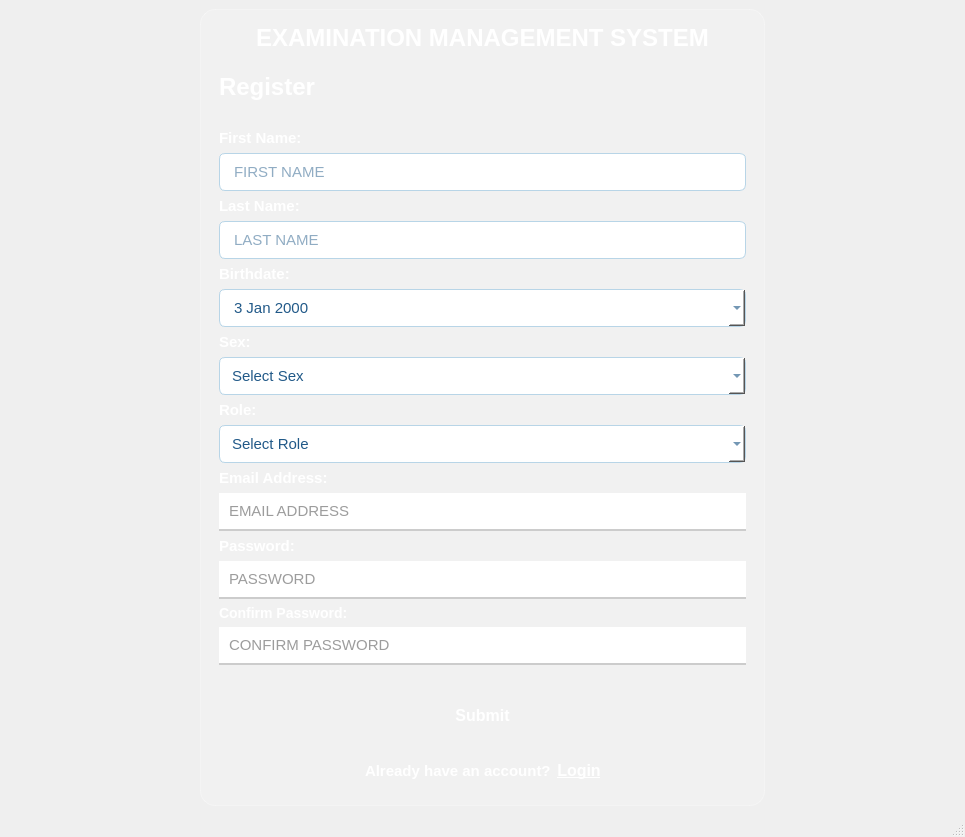
<?xml version="1.0" encoding="UTF-8"?>
<ui version="4.0">
 <class>MainWindow</class>
 <widget class="QMainWindow" name="MainWindow">
  <property name="geometry">
   <rect>
    <x>0</x>
    <y>0</y>
    <width>965</width>
    <height>837</height>
   </rect>
  </property>
  <property name="minimumSize">
   <size>
    <width>765</width>
    <height>637</height>
   </size>
  </property>
  <property name="windowTitle">
   <string>MainWindow</string>
  </property>
  <property name="styleSheet">
   <string notr="true">QMainWindow {
	border-image: url(:/image/BG.png);
    background: qlineargradient(spread:pad, x1:0, y1:0, x2:1, y2:1, 
                                stop:0 #215988, stop:0.5 #3373B9, stop:1 #F9883C);
}
</string>
  </property>
  <property name="toolButtonStyle">
   <enum>Qt::ToolButtonFollowStyle</enum>
  </property>
  <widget class="QWidget" name="centralwidget">
   <layout class="QGridLayout" name="gridLayout_4">
    <item row="1" column="2">
     <spacer name="horizontalSpacer_4">
      <property name="orientation">
       <enum>Qt::Horizontal</enum>
      </property>
      <property name="sizeHint" stdset="0">
       <size>
        <width>40</width>
        <height>20</height>
       </size>
      </property>
     </spacer>
    </item>
    <item row="2" column="1">
     <spacer name="verticalSpacer_6">
      <property name="orientation">
       <enum>Qt::Vertical</enum>
      </property>
      <property name="sizeHint" stdset="0">
       <size>
        <width>20</width>
        <height>40</height>
       </size>
      </property>
     </spacer>
    </item>
    <item row="0" column="1">
     <spacer name="verticalSpacer_5">
      <property name="orientation">
       <enum>Qt::Vertical</enum>
      </property>
      <property name="sizeHint" stdset="0">
       <size>
        <width>20</width>
        <height>40</height>
       </size>
      </property>
     </spacer>
    </item>
    <item row="1" column="0">
     <spacer name="horizontalSpacer_3">
      <property name="orientation">
       <enum>Qt::Horizontal</enum>
      </property>
      <property name="sizeHint" stdset="0">
       <size>
        <width>40</width>
        <height>20</height>
       </size>
      </property>
     </spacer>
    </item>
    <item row="1" column="1">
     <widget class="QFrame" name="frame">
      <property name="styleSheet">
       <string notr="true">QFrame {
    background-color: rgba(255, 255, 255, 0.15); /* Light transparency */
    border: 1px solid rgba(255, 255, 255, 0.3); /* Subtle border */
    border-radius: 15px;
    backdrop-filter: blur(12px); /* Blur effect */
}
</string>
      </property>
      <property name="frameShape">
       <enum>QFrame::StyledPanel</enum>
      </property>
      <property name="frameShadow">
       <enum>QFrame::Raised</enum>
      </property>
      <layout class="QGridLayout" name="gridLayout_3">
       <item row="3" column="0" colspan="3">
        <widget class="QFrame" name="frame_2">
         <property name="styleSheet">
          <string notr="true">QFrame {
    background: transparent;
    border: none;
    border-radius: 15px; /* Keep rounded corners */
}
</string>
         </property>
         <property name="frameShape">
          <enum>QFrame::StyledPanel</enum>
         </property>
         <property name="frameShadow">
          <enum>QFrame::Raised</enum>
         </property>
         <property name="lineWidth">
          <number>1</number>
         </property>
         <layout class="QGridLayout" name="gridLayout">
          <item row="0" column="0">
           <widget class="QLabel" name="label">
            <property name="styleSheet">
             <string notr="true">QLabel{
    font-size: 24px;
    font-weight: bold;
    color: white; /* Dark blue/gray for a modern look */
    background: transparent;
	border: none;
}
</string>
            </property>
            <property name="text">
             <string>Register</string>
            </property>
            <property name="alignment">
             <set>Qt::AlignLeading|Qt::AlignLeft|Qt::AlignVCenter</set>
            </property>
           </widget>
          </item>
          <item row="1" column="0">
           <spacer name="verticalSpacer_2">
            <property name="orientation">
             <enum>Qt::Vertical</enum>
            </property>
            <property name="sizeHint" stdset="0">
             <size>
              <width>20</width>
              <height>40</height>
             </size>
            </property>
           </spacer>
          </item>
          <item row="2" column="0">
           <widget class="QLabel" name="label_2">
            <property name="styleSheet">
             <string notr="true">QLabel{
    font-size: 15px;
    font-weight: bold;
    color: white; /* Dark blue/gray for a modern look */
    background: transparent;
	border: none;
}
</string>
            </property>
            <property name="text">
             <string>First Name:</string>
            </property>
           </widget>
          </item>
          <item row="3" column="0">
           <widget class="QLineEdit" name="lineEdit">
            <property name="styleSheet">
             <string notr="true">QLineEdit {
    background-color: white;
    border: 1px solid #B8D5E7;
    border-radius: 6px;
    padding: 8px 12px;
    font-size: 15px;
    color: #215988;
    selection-background-color: #FF5929;
    transition: border-color 0.3s ease, box-shadow 0.3s ease;
}

QLineEdit:focus {
    border: 1px solid #FF5929;
    box-shadow: 0px 0px 5px rgba(255, 89, 41, 0.3);
    background-color: white;
}</string>
            </property>
            <property name="inputMethodHints">
             <set>Qt::ImhNone</set>
            </property>
            <property name="text">
             <string/>
            </property>
            <property name="placeholderText">
             <string>FIRST NAME</string>
            </property>
           </widget>
          </item>
          <item row="4" column="0">
           <widget class="QLabel" name="label_3">
            <property name="styleSheet">
             <string notr="true">QLabel{
    font-size: 15px;
    font-weight: bold;
    color: white; /* Dark blue/gray for a modern look */
    background: transparent;
	border: none;
}
</string>
            </property>
            <property name="text">
             <string>Last Name:</string>
            </property>
           </widget>
          </item>
          <item row="5" column="0">
           <widget class="QLineEdit" name="lineEdit_2">
            <property name="styleSheet">
             <string notr="true">QLineEdit {
    background-color: white;
    border: 1px solid #B8D5E7;
    border-radius: 6px;
    padding: 8px 12px;
    font-size: 15px;
    color: #215988;
    selection-background-color: #FF5929;
    transition: border-color 0.3s ease, box-shadow 0.3s ease;
}

QLineEdit:focus {
    border: 1px solid #FF5929;
    box-shadow: 0px 0px 5px rgba(255, 89, 41, 0.3);
    background-color: white;
}</string>
            </property>
            <property name="text">
             <string/>
            </property>
            <property name="placeholderText">
             <string>LAST NAME</string>
            </property>
           </widget>
          </item>
          <item row="6" column="0">
           <widget class="QLabel" name="label_7">
            <property name="styleSheet">
             <string notr="true">QLabel{
    font-size: 15px;
    font-weight: bold;
    color: white; /* Dark blue/gray for a modern look */
    background: transparent;
	border: none;
}
</string>
            </property>
            <property name="text">
             <string>Birthdate:</string>
            </property>
           </widget>
          </item>
          <item row="7" column="0">
           <widget class="QDateEdit" name="dateEdit">
            <property name="styleSheet">
             <string notr="true">QLineEdit, QDateEdit {
    background-color: white;
    border: 1px solid #B8D5E7;
    border-radius: 6px;
    padding: 8px 12px;
    font-size: 15px;
    color: #215988;
    selection-background-color: #FF5929;
    transition: border-color 0.3s ease, box-shadow 0.3s ease;
}

QLineEdit:focus, QDateEdit:focus {
    border: 1px solid #FF5929;
    box-shadow: 0px 0px 5px rgba(255, 89, 41, 0.3);
    background-color: white;
}

/* Ensure QDateEdit's calendar popup remains default (white) */
QCalendarWidget {
    background-color: white;
}
</string>
            </property>
            <property name="calendarPopup">
             <bool>true</bool>
            </property>
            <property name="date">
             <date>
              <year>2000</year>
              <month>1</month>
              <day>3</day>
             </date>
            </property>
           </widget>
          </item>
          <item row="8" column="0">
           <widget class="QLabel" name="label_5">
            <property name="styleSheet">
             <string notr="true">QLabel{
    font-size: 15px;
    font-weight: bold;
    color: white; /* Dark blue/gray for a modern look */
    background: transparent;
	border: none;
}
</string>
            </property>
            <property name="inputMethodHints">
             <set>Qt::ImhUppercaseOnly</set>
            </property>
            <property name="text">
             <string>Sex:</string>
            </property>
           </widget>
          </item>
          <item row="9" column="0">
           <widget class="QComboBox" name="comboBox">
            <property name="styleSheet">
             <string notr="true">QComboBox {
    background-color: white;
    border: 1px solid #B8D5E7;
    border-radius: 6px;
    padding: 8px 12px;
    font-size: 15px;
    color: #215988;
    selection-background-color: #FF5929;
    transition: border-color 0.3s ease, box-shadow 0.3s ease;
}

/* Highlight effect when focused */
QComboBox:focus {
    border: 1px solid #FF5929;
    box-shadow: 0px 0px 5px rgba(255, 89, 41, 0.3);
    background-color: white;
}

/* Style the popup list */
QComboBox QAbstractItemView {
    background: white;
    border: 1px solid #B8D5E7;
    selection-background-color: #FF5929;
    color: #21
}</string>
            </property>
            <item>
             <property name="text">
              <string>Select Sex</string>
             </property>
            </item>
            <item>
             <property name="text">
              <string>Male</string>
             </property>
            </item>
            <item>
             <property name="text">
              <string>Female</string>
             </property>
            </item>
           </widget>
          </item>
          <item row="10" column="0">
           <widget class="QLabel" name="label_6">
            <property name="styleSheet">
             <string notr="true">QLabel{
    font-size: 15px;
    font-weight: bold;
    color: white; /* Dark blue/gray for a modern look */
    background: transparent;
	border: none;
}
</string>
            </property>
            <property name="text">
             <string>Role:</string>
            </property>
           </widget>
          </item>
          <item row="11" column="0">
           <widget class="QComboBox" name="comboBox_2">
            <property name="contextMenuPolicy">
             <enum>Qt::DefaultContextMenu</enum>
            </property>
            <property name="styleSheet">
             <string notr="true">QComboBox {
    background-color: white;
    border: 1px solid #B8D5E7;
    border-radius: 6px;
    padding: 8px 12px;
    font-size: 15px;
    color: #215988;
    selection-background-color: #FF5929;
    transition: border-color 0.3s ease, box-shadow 0.3s ease;
}

/* Highlight effect when focused */
QComboBox:focus {
    border: 1px solid #FF5929;
    box-shadow: 0px 0px 5px rgba(255, 89, 41, 0.3);
    background-color: white;

}

/* Style the popup list */
QComboBox QAbstractItemView {
    background: white;
    border: 1px solid #B8D5E7;
    selection-background-color: #FF5929;
    color: #21
}</string>
            </property>
            <item>
             <property name="text">
              <string>Select Role</string>
             </property>
            </item>
            <item>
             <property name="text">
              <string>Faculty</string>
             </property>
            </item>
            <item>
             <property name="text">
              <string>Student</string>
             </property>
            </item>
           </widget>
          </item>
          <item row="12" column="0">
           <widget class="QLabel" name="label_4">
            <property name="styleSheet">
             <string notr="true">QLabel{
    font-size: 15px;
    font-weight: bold;
    color: white; /* Dark blue/gray for a modern look */
    background: transparent;
	border: none;
}
</string>
            </property>
            <property name="text">
             <string>Email Address:</string>
            </property>
           </widget>
          </item>
          <item row="13" column="0">
           <widget class="QLineEdit" name="lineEdit_3">
            <property name="styleSheet">
             <string notr="true">QLineEdit {
    background-color: white; /* Clean white background */
    border: none; /* No full border */
    border-bottom: 2px solid #ccc; /* Light gray bottom border */
    border-radius: 0px; /* No rounded corners on the bottom */
    padding: 8px;
    font-size: 15px;
    font-family: &quot;Poppins&quot;, &quot;Arial&quot;, &quot;Helvetica&quot;, sans-serif; /* Use Poppins, fallback to Arial or Helvetica */
    color: #3a3a3a;
    selection-background-color: #3aa6b9; /* Cyan-blue highlight when text is selected */
}

QLineEdit:focus {
    border-bottom: 2px solid #3aa6b9; /* Changes bottom border color when focused */
    background-color: white; /* Keep background white */
    color: #3a3a3a;
}
</string>
            </property>
            <property name="text">
             <string/>
            </property>
            <property name="placeholderText">
             <string>EMAIL ADDRESS</string>
            </property>
           </widget>
          </item>
          <item row="14" column="0">
           <widget class="QLabel" name="label_8">
            <property name="styleSheet">
             <string notr="true">QLabel{
    font-size: 15px;
    font-weight: bold;
    color: white; /* Dark blue/gray for a modern look */
    background: transparent;
	border: none;
}
</string>
            </property>
            <property name="text">
             <string>Password:</string>
            </property>
           </widget>
          </item>
          <item row="15" column="0">
           <widget class="QLineEdit" name="lineEdit_4">
            <property name="styleSheet">
             <string notr="true">QLineEdit {
    background-color: white; /* Clean white background */
    border: none; /* No full border */
    border-bottom: 2px solid #ccc; /* Light gray bottom border */
    border-radius: 0px; /* No rounded corners on the bottom */
    padding: 8px;
    font-size: 15px;
    font-family: &quot;Poppins&quot;, &quot;Arial&quot;, &quot;Helvetica&quot;, sans-serif; /* Use Poppins, fallback to Arial or Helvetica */
    color: #3a3a3a;
    selection-background-color: #3aa6b9; /* Cyan-blue highlight when text is selected */
}

QLineEdit:focus {
    border-bottom: 2px solid #3aa6b9; /* Changes bottom border color when focused */
    background-color: white; /* Keep background white */
    color: #3a3a3a;
}
</string>
            </property>
            <property name="text">
             <string/>
            </property>
            <property name="placeholderText">
             <string>PASSWORD</string>
            </property>
           </widget>
          </item>
          <item row="16" column="0">
           <widget class="QLabel" name="label_9">
            <property name="styleSheet">
             <string notr="true">QLabel{
    font-size: 14px;
    font-weight: bold;
    color: white; /* Dark blue/gray for a modern look */
    background: transparent;
	border: none;
}
</string>
            </property>
            <property name="text">
             <string>Confirm Password:</string>
            </property>
           </widget>
          </item>
          <item row="17" column="0">
           <widget class="QLineEdit" name="lineEdit_5">
            <property name="styleSheet">
             <string notr="true">QLineEdit {
    background-color: white; /* Clean white background */
    border: none; /* No full border */
    border-bottom: 2px solid #ccc; /* Light gray bottom border */
    border-radius: 0px; /* No rounded corners on the bottom */
    padding: 8px;
    font-size: 15px;
    font-family: &quot;Poppins&quot;, &quot;Arial&quot;, &quot;Helvetica&quot;, sans-serif; /* Use Poppins, fallback to Arial or Helvetica */
    color: #3a3a3a;
    selection-background-color: #3aa6b9; /* Cyan-blue highlight when text is selected */
}

QLineEdit:focus {
    border-bottom: 2px solid #3aa6b9; /* Changes bottom border color when focused */
    background-color: white; /* Keep background white */
    color: #3a3a3a;
}
</string>
            </property>
            <property name="text">
             <string/>
            </property>
            <property name="placeholderText">
             <string>CONFIRM PASSWORD</string>
            </property>
           </widget>
          </item>
          <item row="18" column="0">
           <spacer name="verticalSpacer_9">
            <property name="orientation">
             <enum>Qt::Vertical</enum>
            </property>
            <property name="sizeHint" stdset="0">
             <size>
              <width>20</width>
              <height>40</height>
             </size>
            </property>
           </spacer>
          </item>
          <item row="19" column="0">
           <widget class="QPushButton" name="pushButton">
            <property name="styleSheet">
             <string notr="true">QPushButton {
    background-color: qlineargradient(spread:pad, x1:0, y1:0, x2:0, y2:1, 
                                      stop:0 #1E5CFF, stop:1 #004DFF);
    color: white;
    border-radius: 20px;
	padding: 12px 18px;
    font-size: 16px;
    font-weight: bold;
    border: none;
}

QPushButton:hover {
    background-color: qlineargradient(spread:pad, x1:0, y1:0, x2:0, y2:1, 
                                      stop:0 #004DFF, stop:1 #003BB8);
}

QPushButton:pressed {
    background-color: #003BB8;
    transform: scale(0.98);
}
</string>
            </property>
            <property name="text">
             <string>Submit</string>
            </property>
           </widget>
          </item>
         </layout>
        </widget>
       </item>
       <item row="0" column="1">
        <spacer name="verticalSpacer_4">
         <property name="orientation">
          <enum>Qt::Vertical</enum>
         </property>
         <property name="sizeHint" stdset="0">
          <size>
           <width>20</width>
           <height>40</height>
          </size>
         </property>
        </spacer>
       </item>
       <item row="1" column="0">
        <spacer name="horizontalSpacer_8">
         <property name="orientation">
          <enum>Qt::Horizontal</enum>
         </property>
         <property name="sizeHint" stdset="0">
          <size>
           <width>40</width>
           <height>20</height>
          </size>
         </property>
        </spacer>
       </item>
       <item row="1" column="1">
        <widget class="QLabel" name="label_10">
         <property name="styleSheet">
          <string notr="true">QLabel {
    background: none; /* No background, blends with UI */
    color: white; /* Darker shade of blue */
    font-size: 24px; /* Large text for emphasis */
    font-weight: bold; /* Make it stand out */
    font-family: &quot;Poppins&quot;, &quot;Arial&quot;, &quot;Helvetica&quot;, sans-serif; /* Poppins with fallbacks */
    border: none; /* No border */
    text-align: center; /* Center the text */
}
</string>
         </property>
         <property name="text">
          <string>EXAMINATION MANAGEMENT SYSTEM</string>
         </property>
         <property name="alignment">
          <set>Qt::AlignCenter</set>
         </property>
        </widget>
       </item>
       <item row="2" column="1">
        <spacer name="verticalSpacer_3">
         <property name="orientation">
          <enum>Qt::Vertical</enum>
         </property>
         <property name="sizeHint" stdset="0">
          <size>
           <width>20</width>
           <height>40</height>
          </size>
         </property>
        </spacer>
       </item>
       <item row="1" column="2">
        <spacer name="horizontalSpacer_9">
         <property name="orientation">
          <enum>Qt::Horizontal</enum>
         </property>
         <property name="sizeHint" stdset="0">
          <size>
           <width>40</width>
           <height>20</height>
          </size>
         </property>
        </spacer>
       </item>
       <item row="5" column="1">
        <spacer name="verticalSpacer">
         <property name="orientation">
          <enum>Qt::Vertical</enum>
         </property>
         <property name="sizeHint" stdset="0">
          <size>
           <width>20</width>
           <height>40</height>
          </size>
         </property>
        </spacer>
       </item>
       <item row="4" column="0" colspan="3">
        <widget class="QFrame" name="frame_3">
         <property name="styleSheet">
          <string notr="true">QFrame {
    background: transparent;
    border: none;
    border-radius: 15px; /* Keep rounded corners */
}
</string>
         </property>
         <property name="frameShape">
          <enum>QFrame::StyledPanel</enum>
         </property>
         <property name="frameShadow">
          <enum>QFrame::Raised</enum>
         </property>
         <layout class="QGridLayout" name="gridLayout_2">
          <item row="0" column="0">
           <spacer name="horizontalSpacer">
            <property name="orientation">
             <enum>Qt::Horizontal</enum>
            </property>
            <property name="sizeHint" stdset="0">
             <size>
              <width>40</width>
              <height>20</height>
             </size>
            </property>
           </spacer>
          </item>
          <item row="0" column="3">
           <spacer name="horizontalSpacer_2">
            <property name="orientation">
             <enum>Qt::Horizontal</enum>
            </property>
            <property name="sizeHint" stdset="0">
             <size>
              <width>40</width>
              <height>20</height>
             </size>
            </property>
           </spacer>
          </item>
          <item row="0" column="1">
           <widget class="QLabel" name="label_11">
            <property name="styleSheet">
             <string notr="true">QLabel{
    font-size: 15px;
    font-weight: bold;
    color: white; /* Dark blue/gray for a modern look */
    background: transparent;
	border: none;
}
</string>
            </property>
            <property name="text">
             <string>Already have an account?</string>
            </property>
           </widget>
          </item>
          <item row="0" column="2">
           <widget class="QPushButton" name="loginaccount">
            <property name="styleSheet">
             <string notr="true">QPushButton {
    background: transparent; /* No background */
    border: none; /* No border */
    color: white; /* Blue text */
    font-size: 16px;
	font-weight: bold;
    font-family: &quot;Poppins&quot;, &quot;Arial&quot;, &quot;Helvetica&quot;, sans-serif;
    text-decoration: underline; /* Underlined text */
    cursor: pointer; /* Pointer cursor */
}

/* Hover effect */
QPushButton:hover {
    color: #98D2C0; /* Darker blue on hover */
}

/* Pressed effect */
QPushButton:pressed {
    color: white; /* Soft pink when clicked */
}
</string>
            </property>
            <property name="text">
             <string>Login</string>
            </property>
           </widget>
          </item>
         </layout>
        </widget>
       </item>
      </layout>
     </widget>
    </item>
   </layout>
  </widget>
  <widget class="QStatusBar" name="statusbar"/>
 </widget>
 <resources/>
 <connections/>
</ui>
